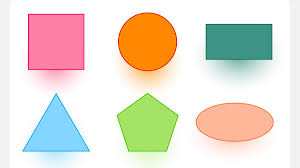
//> input picture 04.03/Figures Recognition/pic.jpg, 300 x 168 px
$ ./Figures_Recognition   (built with g++ and OpenCV 4)
//> lines starting //> are read from the running program, lines starting //| are printed output that depends on the picture; after the words box and inside, x2 and y2 are one past the last pixel; in counts of white or black regions, pixels touching at a corner belong together
#include <opencv2/opencv.hpp>
#include <iostream>

using namespace cv;
using namespace std;

int main() {
    string pathToImage = "pic.jpg";
    Mat image = imread(pathToImage);
//> image is the input picture: 168 rows x 300 cols, CV_8UC3; mean B, G, R 211.2, 223.6, 231.6

    if (image.empty()) {
        cerr << "Error: Failed to load image!" << endl;
        return -1;
    }

    // Преобразуем изображение в оттенки серого
    Mat gray, blurred, thresh;
    cvtColor(image, gray, COLOR_BGR2GRAY);
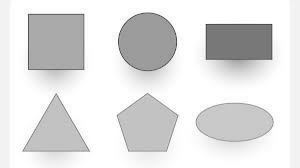
//> gray: 168 rows x 300 cols, CV_8UC1; min 55, max 255, mean 224.6
    GaussianBlur(gray, blurred, Size(3, 3), 2);
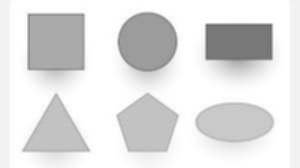
//> blurred: 168 rows x 300 cols, CV_8UC1; min 99, max 255, mean 224.6
    Canny(blurred, thresh, 50, 150);
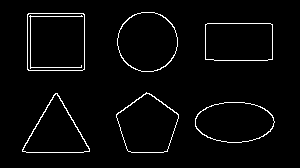
//> thresh: 168 rows x 300 cols, CV_8UC1; 3% white in thin lines or dots, all inside (x1, y1, x2, y2) = (22, 12, 275, 153)

    // Поиск контуров
    vector<vector<Point>> contours;
    vector<Vec4i> hierarchy;
    findContours(thresh, contours, hierarchy, RETR_EXTERNAL, CHAIN_APPROX_SIMPLE);
//> contours = 6 contours; box (x1, y1, x2, y2) and area: (27, 13, 85, 71) 3246, (117, 12, 178, 72) 2817, (116, 92, 179, 153) 2640, (195, 102, 275, 143) 2502, (205, 23, 273, 61) 2463, (22, 93, 90, 153) 2150

    Mat resultImage = image.clone();

    for (size_t i = 0; i < contours.size(); i++) {
        double area = contourArea(contours[i]);

        vector<Point> approx;
        approxPolyDP(contours[i], approx, 0.02 * arcLength(contours[i], true), true);

        // Пропускаем контуры с менее чем тремя вершинами
        if (approx.size() < 3) continue;

        cout << "Contour " << i << " vertices: " << approx.size() << endl; // Выводим количество вершин контура

        string shapeType;
        Moments M = moments(contours[i]);
        int cX = int(M.m10 / M.m00);
        int cY = int(M.m01 / M.m00);

        // Классификация на основе количества вершин
        if (approx.size() == 3) {
            shapeType = "Triangle";  // Треугольник
        }
        else if (approx.size() == 4) {
            Rect rect = boundingRect(approx);
            double aspectRatio = (double)rect.width / rect.height;
            double angle = fabs(90 - abs(atan2(approx[1].y - approx[0].y, approx[1].x - approx[0].x) * 180 / CV_PI));
            cout << "Contour " << i << " aspect ratio: " << aspectRatio << ", angle: " << angle << endl; // Выводим соотношение сторон и угол

            // Если соотношение сторон близко к 1 (квадрат) и угол близок к 90, это квадрат
            if (aspectRatio >= 0.85 && aspectRatio <= 1.15 && angle < 10)
                shapeType = "Square";
            else
                shapeType = "Rectangle";  // Прямоугольник
        }
        else if (approx.size() == 5) {
            shapeType = "Pentagon";  // Пятиугольник
        }
        else if (approx.size() == 6) {
            shapeType = "Hexagon";  // Шестиугольник
        }
        else {
            // Для контуров с более чем 6 вершинами
            if (approx.size() > 6) {
                // Проверяем, может ли это быть кругом
                RotatedRect ellipseFit = fitEllipse(contours[i]);
                double ratio = (double)ellipseFit.size.width / ellipseFit.size.height;

                // Определяем круг или эллипс
                if (ratio > 0.85 && ratio < 1.15) {
                    shapeType = "Circle";  // Круг
                }
                else {
                    shapeType = "Ellipse";  // Эллипс
                }
            }
            else {
                shapeType = "Polygon";  // Многоугольник
            }
        }

        // Рисуем контуры и пишем название фигуры
        drawContours(resultImage, contours, (int)i, Scalar(0, 255, 0), 2);
        putText(resultImage, shapeType, Point(cX - 30, cY + 5),
            FONT_HERSHEY_SIMPLEX, 0.45, Scalar(0, 0, 255), 1);
    }
//> this loop made 6 passes
//> (area, approx, cX, cY, rect, aspectRatio, angle) on passes 4 to 5: (2463, 4 Points (x, y): [205, 24], [205, 59], [272, 59], [272, 24], 238, 41, Rect(205, 24, 68, 36), 1.89, 0), (3246, 4 Points (x, y): [27, 14], [28, 70], [84, 69], [83, 13], 55, 41, Rect(27, 13, 58, 58), 1, 1.02)
//> (area, cX, cY, ellipseFit, ratio) on passes 1, 6: (2501.5, 234, 121, centre (234.1, 121.7), size (40.2, 79.5), angle 89.9, 0.506), (2817, 147, 41, centre (147.1, 41.4), size (59.9, 60), angle 129.5, 0.998)
//| Contour 0 vertices: 8
//| Contour 1 vertices: 3
//| Contour 2 vertices: 5
//| Contour 3 vertices: 4
//| Contour 3 aspect ratio: 1.88889, angle: 0
//| Contour 4 vertices: 4
//| Contour 4 aspect ratio: 1, angle: 1.02303
//| Contour 5 vertices: 8
//> pass 1, `putText(resultImage, shapeType, Point(cX - 30, cY + 5), FONT_HERSHEY_S..`:
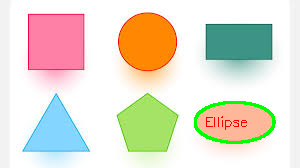
//> resultImage: 168 rows x 300 cols, CV_8UC3; 1.53% of pixels changed, all inside (x1, y1, x2, y2) = (194, 101, 276, 144)
//> pass 2, `putText(resultImage, shapeType, Point(cX - 30, cY + 5), FONT_HERSHEY_S..`:
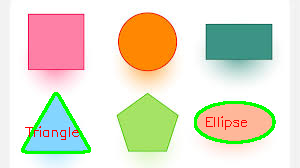
//> resultImage: 168 rows x 300 cols, CV_8UC3; 1.61% of pixels changed, all inside (x1, y1, x2, y2) = (21, 92, 91, 154)
//> pass 3, `putText(resultImage, shapeType, Point(cX - 30, cY + 5), FONT_HERSHEY_S..`:
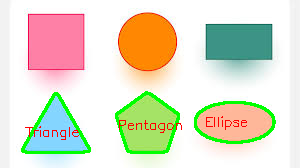
//> resultImage: 168 rows x 300 cols, CV_8UC3; 1.59% of pixels changed, all inside (x1, y1, x2, y2) = (115, 91, 182, 154)
//> after the loop:
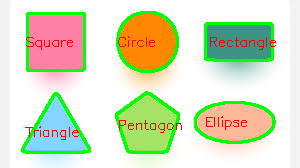
//> resultImage: 168 rows x 300 cols, CV_8UC3; 4.55% of pixels changed, all inside (x1, y1, x2, y2) = (26, 11, 276, 73)

    // Отображаем результат
    imshow("Detected Shapes", resultImage);

    // Сохраняем результат в файл
    string outputPath = "result_image.jpg";
    imwrite(outputPath, resultImage);
    cout << "Result saved to: " << outputPath << endl;

    waitKey(0);
    return 0;
}
